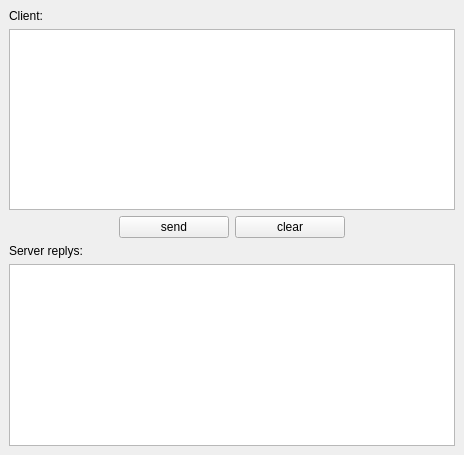
<?xml version="1.0" encoding="UTF-8"?>
<ui version="4.0">
 <class>MainWindow</class>
 <widget class="QMainWindow" name="MainWindow">
  <property name="geometry">
   <rect>
    <x>0</x>
    <y>0</y>
    <width>464</width>
    <height>455</height>
   </rect>
  </property>
  <property name="acceptDrops">
   <bool>false</bool>
  </property>
  <property name="windowTitle">
   <string>Echo UDP Client</string>
  </property>
  <widget class="QWidget" name="centralwidget">
   <layout class="QVBoxLayout" name="verticalLayout_3">
    <item>
     <layout class="QVBoxLayout" name="verticalLayout">
      <item>
       <widget class="QLabel" name="label">
        <property name="text">
         <string>Client:</string>
        </property>
       </widget>
      </item>
      <item>
       <widget class="QTextEdit" name="clientTextEdit"/>
      </item>
     </layout>
    </item>
    <item>
     <layout class="QHBoxLayout" name="horizontalLayout">
      <item>
       <spacer name="horizontalSpacer_2">
        <property name="orientation">
         <enum>Qt::Horizontal</enum>
        </property>
        <property name="sizeHint" stdset="0">
         <size>
          <width>40</width>
          <height>20</height>
         </size>
        </property>
       </spacer>
      </item>
      <item>
       <widget class="QPushButton" name="send">
        <property name="sizePolicy">
         <sizepolicy hsizetype="Expanding" vsizetype="Fixed">
          <horstretch>0</horstretch>
          <verstretch>0</verstretch>
         </sizepolicy>
        </property>
        <property name="layoutDirection">
         <enum>Qt::LeftToRight</enum>
        </property>
        <property name="text">
         <string>send</string>
        </property>
       </widget>
      </item>
      <item>
       <widget class="QPushButton" name="clear">
        <property name="sizePolicy">
         <sizepolicy hsizetype="Expanding" vsizetype="Fixed">
          <horstretch>0</horstretch>
          <verstretch>0</verstretch>
         </sizepolicy>
        </property>
        <property name="text">
         <string>clear</string>
        </property>
       </widget>
      </item>
      <item>
       <spacer name="horizontalSpacer">
        <property name="orientation">
         <enum>Qt::Horizontal</enum>
        </property>
        <property name="sizeHint" stdset="0">
         <size>
          <width>40</width>
          <height>20</height>
         </size>
        </property>
       </spacer>
      </item>
     </layout>
    </item>
    <item>
     <layout class="QVBoxLayout" name="verticalLayout_2">
      <item>
       <widget class="QLabel" name="label_2">
        <property name="text">
         <string>Server replys:</string>
        </property>
       </widget>
      </item>
      <item>
       <widget class="QTextEdit" name="serverTextEdit"/>
      </item>
     </layout>
    </item>
   </layout>
  </widget>
 </widget>
 <resources/>
 <connections/>
</ui>
